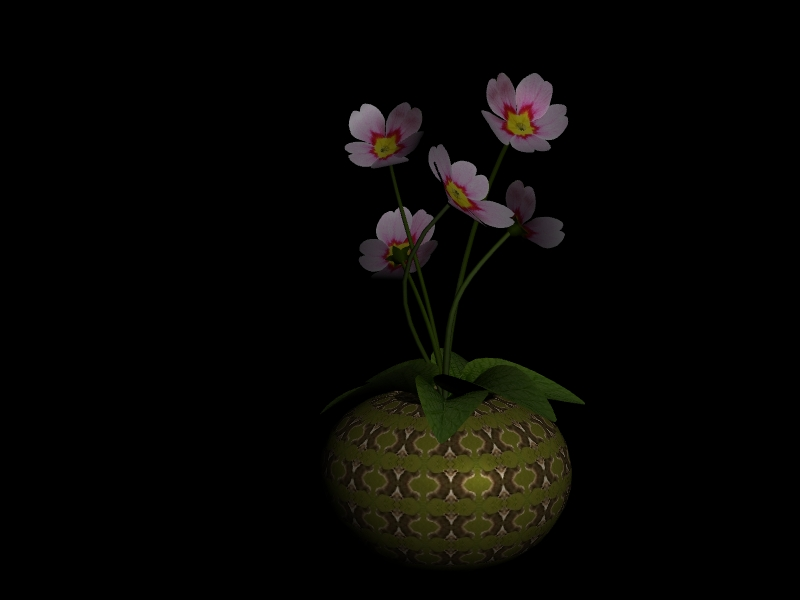
%> input picture IMGPRO/Assignment 3D/Stereo/Dist=2/pair1/x=-0_1.jpg, 800 x 600 px
$ octave Ass5.m   (GNU Octave 9; MATLAB toolbox functions it lacks are replaced by stand-ins)
%> lines starting %> are read from the running program, lines starting %| are printed output that depends on the picture
### IMGPRO/Assignment 3D/Matching.m
function [ disp ] = Matching( imL,imR, dmax, WinSize )
%size of the image
[N M P]=size(imL);
%convert the stereo pair to double
imL=double(imL);
imR=double(imR);
% initialize the disparity map
disp=zeros(N,M);

% Store all values of SAD in different disparity
SAD = zeros(N,M,dmax+1);

% First, we expand right image on the left side with black pixel (zero value)
% in case of x+window size-d < 0.

% Then, we find difference value of 2 image with disparity d and absolute

% Next, we apply convolution square matrix (size = WindowSize) with
% value 1 to calculate dissimilarity between 2 block

% Fianlly, sum all value on 3 diffrent channel RBG

for d = 0:1:dmax
    dif_3channel = abs(imL - cat(2,zeros(N,d,3),imR(:,1:end-d,:)));
    for i=1:3
        dif_3channel(:,:,i) = filter2(ones(WinSize),dif_3channel(:,:,i));
    end;
    SAD(:,:,d+1) = sum(dif_3channel,3);
end

% Find the best disparity

[~, disp] = min(SAD,[],3);

% [5 lines of commented-out code are left out]

### IMGPRO/Assignment 3D/Ass5.m
%% Ex1: Stereo Matching

% Read image and scale to 0.4
imgL = imread('./Stereo/Dist=2/pair1/x=-0_1.jpg');
%> imgL is the input picture: size 600x800x3 uint8; mean R, G, B 7.1, 6.3, 4.1
imgR = imread('./Stereo/Dist=2/pair1/x=0_1.jpg');
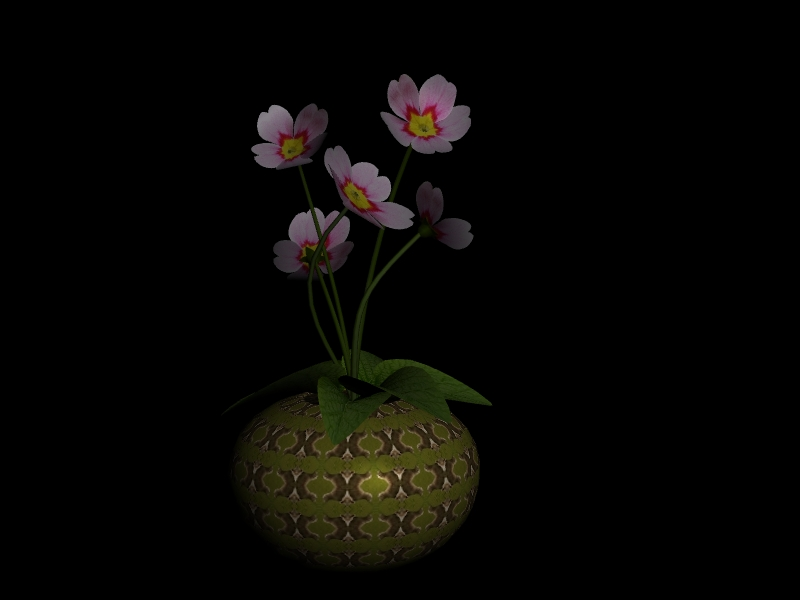
%> input picture IMGPRO/Assignment 3D/Stereo/Dist=2/pair1/x=0_1.jpg, 800 x 600 px
%> imgR is the input picture: size 600x800x3 uint8; mean R, G, B 7.3, 6.5, 4.2
imgL = imresize(imgL,0.4);
%> imgL: size 240x320x3 uint8
imgR = imresize(imgR,0.4);
%> imgR: size 240x320x3 uint8

subplot(1,2,1);imshow(imgL);title('left');
subplot(1,2,2);imshow(imgR);title('right');

%% Try matching function
disp_3 = mat2gray(Matching(imgL,imgR,45,3));
disp_9 = mat2gray(Matching(imgL,imgR,45,9));

imwrite(disp_3,'disp_win3.jpg');
imwrite(disp_9,'disp_win9.jpg');
figure;
subplot(2,2,1);imshow(imgL);title('left');
subplot(2,2,2);imshow(imgR);title('right');
subplot(2,2,3);imshow(disp_3);title('Disparity Map Window=3');
colormap gray
subplot(2,2,4);imshow(disp_9);title('Disparity Map Window=9');
colormap gray

% Diverity map with bigger winder is more smooth than smaller ones.
% Importanly, using small window causes mis-matching. For example, if there
% are same color in a line, so it can detect wrongly the disparity.
%
% What happens when we increase window size? we compute new value that sum
% of it and its neighbor so that it will reduce mismatching. But if we use
%
% WindowSize is likely a blurring effect on disparity map (as compared with
% average filtering). Increasing WindowSize helps increase accuracy, but also
% blurs the disparity map.


%% Average filter with small-windowsize image
disp_3_avg = medfilt2(disp_3,[5 5]);
figure;
subplot(1,2,2);imshow(disp_3_avg);title('blurred disparity');
subplot(1,2,1);imshow(disp_3);title('disparity');

%% Try on different dataset
blocksize = 1;
figure;
imgL = imread('./Stereo/Dist=2/pair1/x=-0_1.jpg');
imgR = imread('./Stereo/Dist=2/pair1/x=0_1.jpg');
imgL = imresize(imgL,0.4);
imgR = imresize(imgR,0.4);
disp = medfilt2(mat2gray(Matching(imgL,imgR,45,blocksize)),[3 3]);
subplot(2,2,1);imshow(disp);title('Dist=2,+0.1');

imgL = imread('./Stereo/Dist=2/pair2/x=-0_4.jpg');
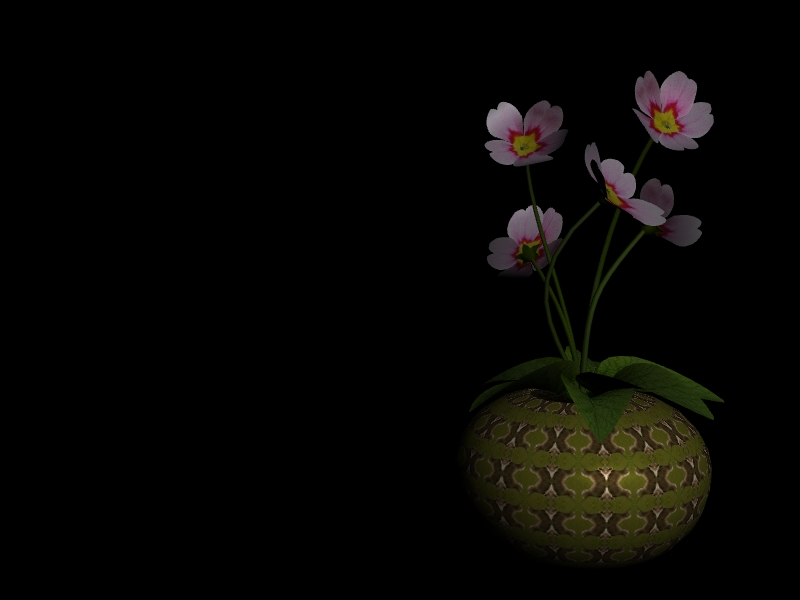
%> input picture IMGPRO/Assignment 3D/Stereo/Dist=2/pair2/x=-0_4.jpg, 800 x 600 px
%> imgL is the input picture: size 600x800x3 uint8; mean R, G, B 7, 6.2, 4
imgR = imread('./Stereo/Dist=2/pair2/x=0_4.jpg');
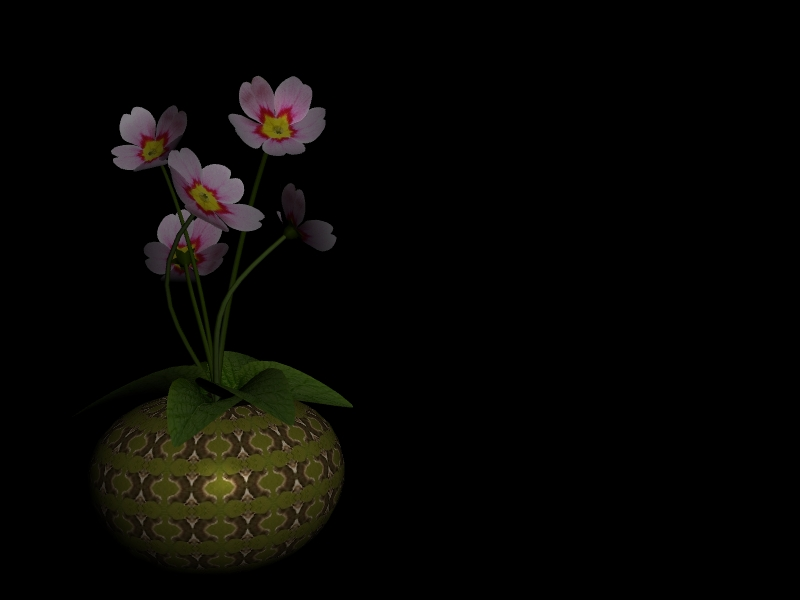
%> input picture IMGPRO/Assignment 3D/Stereo/Dist=2/pair2/x=0_4.jpg, 800 x 600 px
%> imgR is the input picture: size 600x800x3 uint8; mean R, G, B 7.5, 6.7, 4.3
imgL = imresize(imgL,0.4);
%> imgL: size 240x320x3 uint8
imgR = imresize(imgR,0.4);
%> imgR: size 240x320x3 uint8
disp = medfilt2(mat2gray(Matching(imgL,imgR,170,blocksize)),[3 3]);
subplot(2,2,2);imshow(disp);title('Dist=2,+0.4');

imgL = imread('./Stereo/Dist=4/pair1/x=-0_1.jpg');
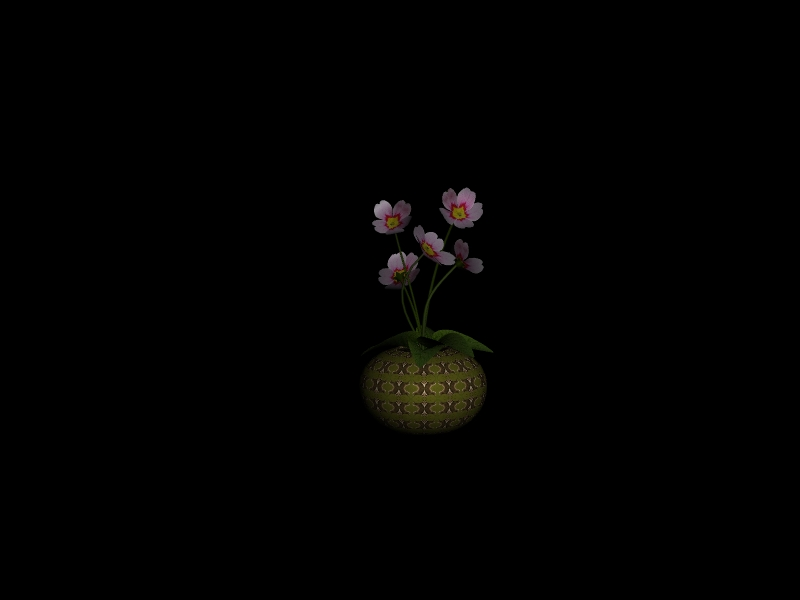
%> input picture IMGPRO/Assignment 3D/Stereo/Dist=4/pair1/x=-0_1.jpg, 800 x 600 px
%> imgL is the input picture: size 600x800x3 uint8; mean R, G, B 1.8, 1.6, 1.1
imgR = imread('./Stereo/Dist=4/pair1/x=0_1.jpg');
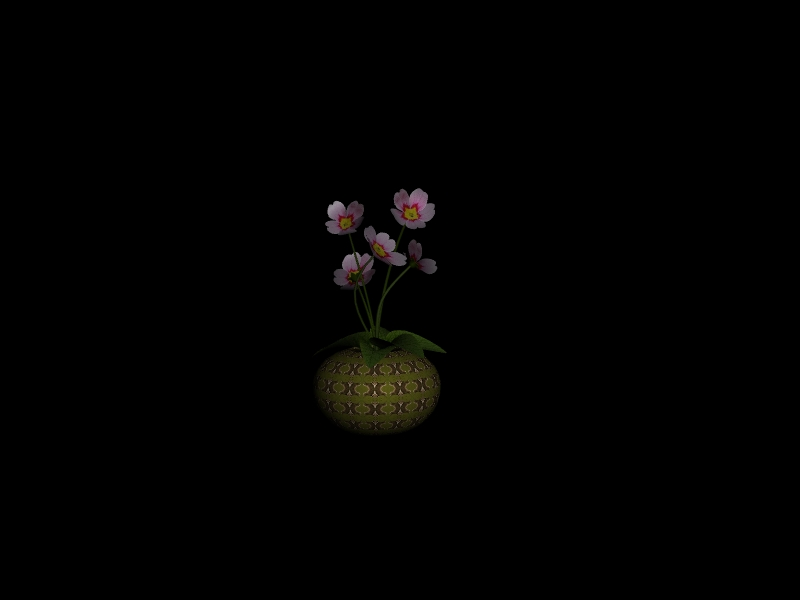
%> input picture IMGPRO/Assignment 3D/Stereo/Dist=4/pair1/x=0_1.jpg, 800 x 600 px
%> imgR is the input picture: size 600x800x3 uint8; mean R, G, B 1.9, 1.6, 1.1
imgL = imresize(imgL,0.4);
%> imgL: size 240x320x3 uint8
imgR = imresize(imgR,0.4);
%> imgR: size 240x320x3 uint8
disp = medfilt2(mat2gray(Matching(imgL,imgR,22,blocksize)),[3 3]);
subplot(2,2,3);imshow(disp);title('Dist=4,+0.1');

imgL = imread('./Stereo/Dist=4/pair2/x=-0_4.jpg');
imgR = imread('./Stereo/Dist=4/pair2/x=0_4.jpg');
imgL = imresize(imgL,0.4);
imgR = imresize(imgR,0.4);
disp = medfilt2(mat2gray(Matching(imgL,imgR,85,blocksize)),[3 3]);
%> call 6 of Matching, with dmax = 85, WinSize = 1
%> after the loop in Matching (call 6), `for d = 0:1:dmax`:
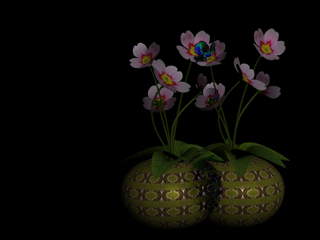
%> dif_3channel: size 240x320x3 double; mean R, G, B 12.1, 10.9, 7.2
%> in Matching (call 6), `[~, disp] = min(SAD,[],3);`:
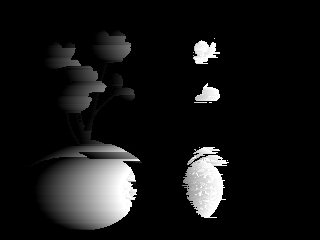
%> disp: size 240x320 double; min 1, max 86, mean 8.2; drawn with min black and max white
subplot(2,2,4);imshow(disp);title('Dist=4,+0.4');

% Increasing Baseline, help us increase the accuracy of detecting depth but also
% make matching confused. Because some region on right image mismatch (black region
% maybe start in object region so that it increases d to get out that
% region) So that is why it obtains a depth of "non-existing" object on right side.

% Increasing distance, it doesn't help to detect better as i observed.
% Because when you look at it from 2 views, object changes slowly
